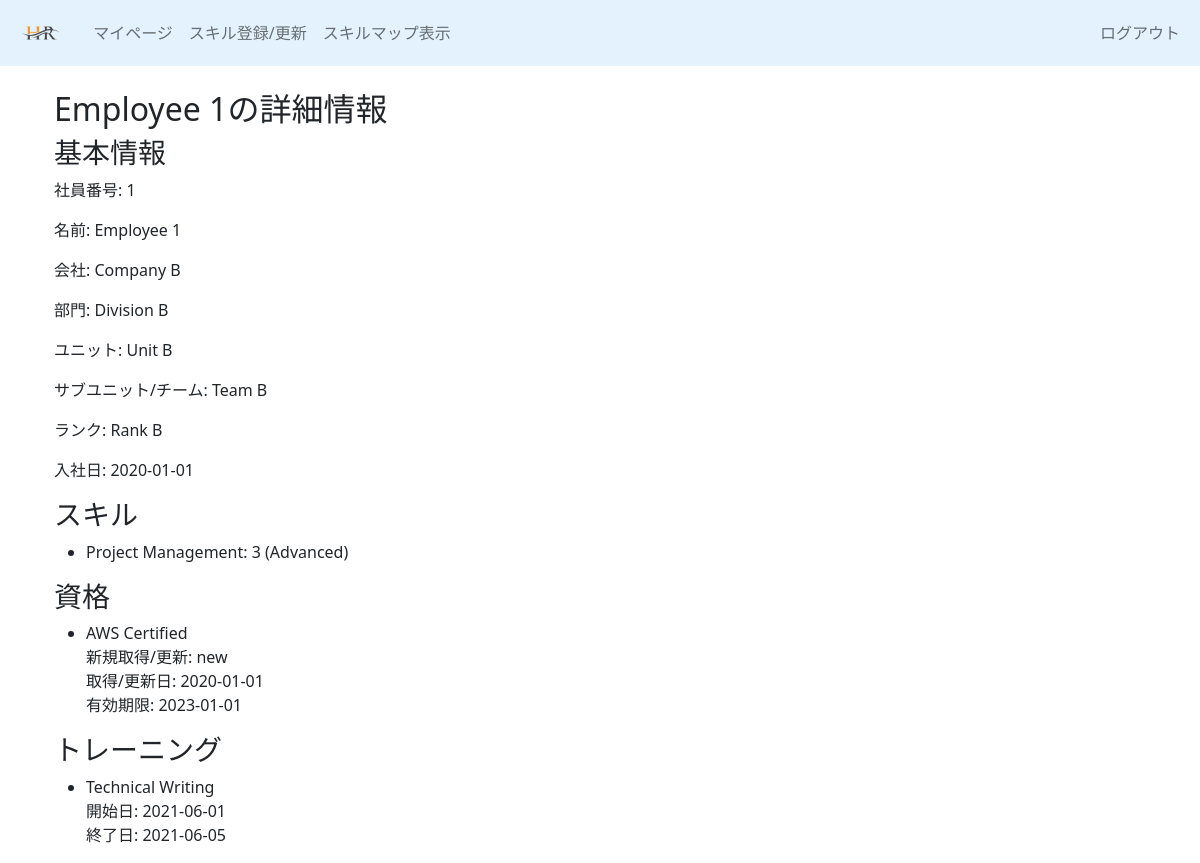
The page /employee_detail/1 on the database its author committed.
### tableapp/models/skillmap.py (models this page shows)
class EmployeeData(db.Model):
    __tablename__ = 'employee_data'
    id = db.Column(db.Integer, primary_key=True)
    employee_num = db.Column(db.Integer, unique=True, nullable=False)
    name = db.Column(db.String(255))
    email = db.Column(db.String(255))
    company = db.Column(db.String(255))
    division = db.Column(db.String(255))
    unit = db.Column(db.String(255))
    subunit_team = db.Column(db.String(255))
    rank = db.Column(db.String(255))
    date_of_join = db.Column(db.Date)
    evaluation_target = db.Column(JSON, default=[])  # JSONフィールドとして定義
    pending_skills = db.relationship('PendingSkill', back_populates='employee', cascade='all, delete-orphan')
    pending_qualifications = db.relationship('PendingQualification', back_populates='employee', cascade='all, delete-orphan')
    pending_trainings = db.relationship('PendingTraining', back_populates='employee', cascade='all, delete-orphan')
    registration_history = db.relationship('RegistrationHistory', back_populates='employee', cascade='all, delete-orphan')
    employee_skills = db.relationship('EmployeeSkill', back_populates='employee', cascade='all, delete-orphan')
    employee_qualifications = db.relationship('EmployeeQualification', back_populates='employee', cascade='all, delete-orphan')
    employee_trainings = db.relationship('EmployeeTraining', back_populates='employee', cascade='all, delete-orphan')

class SkillList(db.Model):
    __tablename__ = 'skill_list'
    id = db.Column(db.Integer, primary_key=True)
    skill_name = db.Column(db.String(255))
    prof_level_1 = db.Column(db.String(255))
    prof_level_2 = db.Column(db.String(255))
    prof_level_3 = db.Column(db.String(255))
    prof_level_4 = db.Column(db.String(255))
    prof_level_5 = db.Column(db.String(255))
    employee_skills = db.relationship('EmployeeSkill', back_populates='skill', cascade='all, delete-orphan')

class QualificationList(db.Model):
    __tablename__ = 'qualification_list'
    id = db.Column(db.Integer, primary_key=True)
    qualification_name = db.Column(db.String(255))
    employee_qualifications = db.relationship('EmployeeQualification', back_populates='qualification', cascade='all, delete-orphan')

class EmployeeQualification(db.Model):
    __tablename__ = 'employee_qualification'
    id = db.Column(db.Integer, primary_key=True)
    employee_num = db.Column(db.Integer, db.ForeignKey('employee_data.employee_num'), nullable=False)
    qualification_id = db.Column(db.Integer, db.ForeignKey('qualification_list.id'), nullable=False)
    newacq_renewal = db.Column(db.String(255))
    acq_renew_date = db.Column(db.Date)
    expiry_date = db.Column(db.Date)
    qualification = db.relationship('QualificationList', back_populates='employee_qualifications')
    employee = db.relationship('EmployeeData', back_populates='employee_qualifications')

class TrainingList(db.Model):
    __tablename__ = 'training_list'
    id = db.Column(db.Integer, primary_key=True)
    training_name = db.Column(db.String(255))
    employee_trainings = db.relationship('EmployeeTraining', back_populates='training', cascade='all, delete-orphan')

class EmployeeTraining(db.Model):
    __tablename__ = 'employee_training'
    id = db.Column(db.Integer, primary_key=True)
    employee_num = db.Column(db.Integer, db.ForeignKey('employee_data.employee_num'), nullable=False)
    training_id = db.Column(db.Integer, db.ForeignKey('training_list.id'), nullable=False)
    start_date = db.Column(db.Date)
    end_date = db.Column(db.Date)
    training = db.relationship('TrainingList', back_populates='employee_trainings')
    employee = db.relationship('EmployeeData', back_populates='employee_trainings')

### tableapp/views.py (the view)
@app.route('/employee_detail/<int:employee_id>')
def employee_detail(employee_id):
    employee = EmployeeData.query.get_or_404(employee_id)
    skills = EmployeeSkill.query.filter_by(employee_num=employee.employee_num).all()
    qualifications = EmployeeQualification.query.filter_by(employee_num=employee.employee_num).all()
    trainings = EmployeeTraining.query.filter_by(employee_num=employee.employee_num).all()
    skill_details = []
    for skill in skills:
        skill_info = SkillList.query.get(skill.skill_id)
        proficiency_levels = {
            '1': skill_info.prof_level_1,
            '2': skill_info.prof_level_2,
            '3': skill_info.prof_level_3,
            '4': skill_info.prof_level_4,
            '5': skill_info.prof_level_5,
        }
        skill_details.append({
            'name': skill_info.skill_name,
            'level': skill.level,
            'prof_level': proficiency_levels.get(str(skill.level), '-')  # Get proficiency level description
        })
    qualification_details = []
    for qualification in qualifications:
        qualification_info = QualificationList.query.get(qualification.qualification_id)
        qualification_details.append({
            'name': qualification_info.qualification_name,
            'newacq_renewal': qualification.newacq_renewal,
            'acq_renew_date': qualification.acq_renew_date,
            'expiry_date': qualification.expiry_date
        })
    training_details = []
    for training in trainings:
        training_info = TrainingList.query.get(training.training_id)
        training_details.append({
            'name': training_info.training_name,
            'start_date': training.start_date,
            'end_date': training.end_date
        })
    return render_template('tableapp/employee_detail.html', employee=employee, skills=skill_details, qualifications=qualification_details, trainings=training_details)

### tableapp/templates/tableapp/employee_detail.html
{% if session['user_role'] == 'admin' %}
    {% extends "admin_layout.html" %}
{% else %}
    {% extends "employee_layout.html" %}
{% endif %}
{% block content %}
<div class="container mt-4">
    <h2>{{ employee.name }}の詳細情報</h2>
    <h3>基本情報</h3>
    <p>社員番号: {{ employee.employee_num }}</p>
    <p>名前: {{ employee.name }}</p>
    <p>会社: {{ employee.company }}</p>
    <p>部門: {{ employee.division }}</p>
    <p>ユニット: {{ employee.unit }}</p>
    <p>サブユニット/チーム: {{ employee.subunit_team }}</p>
    <p>ランク: {{ employee.rank }}</p>
    <p>入社日: {{ employee.date_of_join }}</p>
    <h3>スキル</h3>
    <ul>
        {% for skill in skills %}
            <li>{{ skill.name }}: {{ skill.level }} ({{ skill.prof_level }})</li>
        {% endfor %}
    </ul>
    <h3>資格</h3>
    <ul>
        {% for qualification in qualifications %}
            <li>
                {{ qualification.name }}<br>
                新規取得/更新: {{ qualification.newacq_renewal }}<br>
                取得/更新日: {{ qualification.acq_renew_date }}<br>
                有効期限: {{ qualification.expiry_date }}
            </li>
        {% endfor %}
    </ul>
    <h3>トレーニング</h3>
    <ul>
        {% for training in trainings %}
            <li>
                {{ training.name }}<br>
                開始日: {{ training.start_date }}<br>
                終了日: {{ training.end_date }}
            </li>
        {% endfor %}
    </ul>
</div>
{% endblock %}

### rows shown on the page
EmployeeData: name "Employee 1", employee_num "1", company "Company B", division "Division B", unit "Unit B", subunit_team "Team B", rank "Rank B", date_of_join "2020-01-01"
SkillList: name "Project Management", level "3", prof_level "Advanced"
QualificationList: name "AWS Certified"
EmployeeQualification: newacq_renewal "new", acq_renew_date "2020-01-01", expiry_date "2023-01-01"
TrainingList: name "Technical Writing", start_date "2021-06-01", end_date "2021-06-05"
